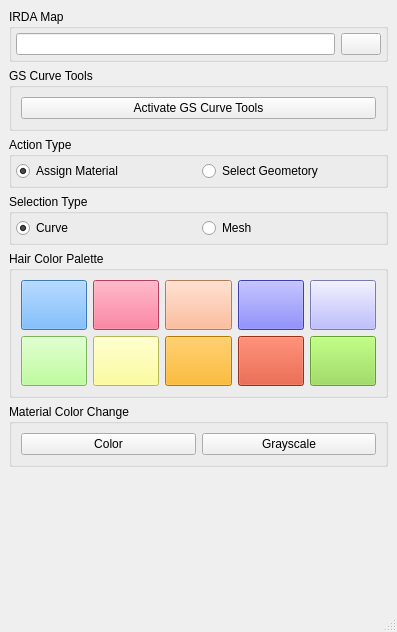
<?xml version="1.0" encoding="UTF-8"?>
<ui version="4.0">
 <class>MainWindow</class>
 <widget class="QMainWindow" name="MainWindow">
  <property name="geometry">
   <rect>
    <x>0</x>
    <y>0</y>
    <width>397</width>
    <height>632</height>
   </rect>
  </property>
  <property name="windowTitle">
   <string>MainWindow</string>
  </property>
  <widget class="QWidget" name="centralwidget">
   <layout class="QGridLayout" name="gridLayout_2">
    <item row="7" column="0">
     <spacer name="verticalSpacer">
      <property name="orientation">
       <enum>Qt::Vertical</enum>
      </property>
      <property name="sizeHint" stdset="0">
       <size>
        <width>20</width>
        <height>40</height>
       </size>
      </property>
     </spacer>
    </item>
    <item row="4" column="0">
     <widget class="QGroupBox" name="groupBox_5">
      <property name="title">
       <string>Hair Color Palette</string>
      </property>
      <layout class="QVBoxLayout" name="verticalLayout_2">
       <item>
        <layout class="QHBoxLayout" name="horizontalLayout_2">
         <item>
          <widget class="QPushButton" name="colorButtonA">
           <property name="minimumSize">
            <size>
             <width>50</width>
             <height>50</height>
            </size>
           </property>
           <property name="styleSheet">
            <string notr="true">background-color: rgb(85, 170, 255);</string>
           </property>
           <property name="text">
            <string/>
           </property>
          </widget>
         </item>
         <item>
          <widget class="QPushButton" name="colorButtonB">
           <property name="minimumSize">
            <size>
             <width>50</width>
             <height>50</height>
            </size>
           </property>
           <property name="styleSheet">
            <string notr="true">background-color: rgb(255, 85, 127);</string>
           </property>
           <property name="text">
            <string/>
           </property>
          </widget>
         </item>
         <item>
          <widget class="QPushButton" name="colorButtonC">
           <property name="minimumSize">
            <size>
             <width>50</width>
             <height>50</height>
            </size>
           </property>
           <property name="styleSheet">
            <string notr="true">background-color: rgb(255, 170, 127);</string>
           </property>
           <property name="text">
            <string/>
           </property>
          </widget>
         </item>
         <item>
          <widget class="QPushButton" name="colorButtonD">
           <property name="minimumSize">
            <size>
             <width>50</width>
             <height>50</height>
            </size>
           </property>
           <property name="styleSheet">
            <string notr="true">background-color: rgb(85, 85, 255);</string>
           </property>
           <property name="text">
            <string/>
           </property>
          </widget>
         </item>
         <item>
          <widget class="QPushButton" name="colorButtonE">
           <property name="minimumSize">
            <size>
             <width>50</width>
             <height>50</height>
            </size>
           </property>
           <property name="styleSheet">
            <string notr="true">background-color: rgb(170, 170, 255);</string>
           </property>
           <property name="text">
            <string/>
           </property>
          </widget>
         </item>
        </layout>
       </item>
       <item>
        <layout class="QHBoxLayout" name="horizontalLayout_3">
         <item>
          <widget class="QPushButton" name="colorButtonF">
           <property name="minimumSize">
            <size>
             <width>50</width>
             <height>50</height>
            </size>
           </property>
           <property name="styleSheet">
            <string notr="true">background-color: rgb(170, 255, 127);</string>
           </property>
           <property name="text">
            <string/>
           </property>
          </widget>
         </item>
         <item>
          <widget class="QPushButton" name="colorButtonG">
           <property name="minimumSize">
            <size>
             <width>50</width>
             <height>50</height>
            </size>
           </property>
           <property name="styleSheet">
            <string notr="true">background-color: rgb(255, 255, 127);</string>
           </property>
           <property name="text">
            <string/>
           </property>
          </widget>
         </item>
         <item>
          <widget class="QPushButton" name="colorButtonH">
           <property name="minimumSize">
            <size>
             <width>50</width>
             <height>50</height>
            </size>
           </property>
           <property name="styleSheet">
            <string notr="true">background-color: rgb(255, 170, 0);</string>
           </property>
           <property name="text">
            <string/>
           </property>
          </widget>
         </item>
         <item>
          <widget class="QPushButton" name="colorButtonI">
           <property name="minimumSize">
            <size>
             <width>50</width>
             <height>50</height>
            </size>
           </property>
           <property name="styleSheet">
            <string notr="true">background-color: rgb(214, 65, 35);</string>
           </property>
           <property name="text">
            <string/>
           </property>
          </widget>
         </item>
         <item>
          <widget class="QPushButton" name="colorButtonJ">
           <property name="minimumSize">
            <size>
             <width>50</width>
             <height>50</height>
            </size>
           </property>
           <property name="styleSheet">
            <string notr="true">background-color: rgb(144, 221, 72);</string>
           </property>
           <property name="text">
            <string/>
           </property>
          </widget>
         </item>
        </layout>
       </item>
      </layout>
     </widget>
    </item>
    <item row="5" column="0">
     <widget class="QGroupBox" name="groupBox_4">
      <property name="title">
       <string>Material Color Change</string>
      </property>
      <layout class="QHBoxLayout" name="horizontalLayout_6">
       <item>
        <widget class="QPushButton" name="colorChangePushButton">
         <property name="text">
          <string>Color</string>
         </property>
        </widget>
       </item>
       <item>
        <widget class="QPushButton" name="grayScalePushButton">
         <property name="text">
          <string>Grayscale</string>
         </property>
        </widget>
       </item>
      </layout>
     </widget>
    </item>
    <item row="6" column="0">
     <widget class="QWidget" name="widget" native="true">
      <layout class="QVBoxLayout" name="verticalLayout">
       <property name="spacing">
        <number>2</number>
       </property>
       <property name="leftMargin">
        <number>4</number>
       </property>
       <property name="topMargin">
        <number>4</number>
       </property>
       <property name="rightMargin">
        <number>4</number>
       </property>
       <property name="bottomMargin">
        <number>4</number>
       </property>
      </layout>
     </widget>
    </item>
    <item row="1" column="0">
     <widget class="QGroupBox" name="groupBox_6">
      <property name="title">
       <string>GS Curve Tools</string>
      </property>
      <layout class="QHBoxLayout" name="horizontalLayout_4">
       <item>
        <widget class="QPushButton" name="activateGSCureveToolsPushButton">
         <property name="text">
          <string>Activate GS Curve Tools</string>
         </property>
        </widget>
       </item>
      </layout>
     </widget>
    </item>
    <item row="0" column="0">
     <widget class="QGroupBox" name="groupBox">
      <property name="title">
       <string>IRDA Map</string>
      </property>
      <layout class="QHBoxLayout" name="horizontalLayout_5">
       <property name="leftMargin">
        <number>4</number>
       </property>
       <property name="topMargin">
        <number>4</number>
       </property>
       <property name="rightMargin">
        <number>4</number>
       </property>
       <property name="bottomMargin">
        <number>4</number>
       </property>
       <item>
        <widget class="QLineEdit" name="irdaTextureLineEdit"/>
       </item>
       <item>
        <widget class="QPushButton" name="irdaMapDialogPushButton">
         <property name="text">
          <string/>
         </property>
        </widget>
       </item>
      </layout>
     </widget>
    </item>
    <item row="2" column="0">
     <widget class="QGroupBox" name="groupBox_2">
      <property name="title">
       <string>Action Type</string>
      </property>
      <layout class="QHBoxLayout" name="horizontalLayout">
       <property name="leftMargin">
        <number>4</number>
       </property>
       <property name="topMargin">
        <number>4</number>
       </property>
       <property name="rightMargin">
        <number>4</number>
       </property>
       <property name="bottomMargin">
        <number>4</number>
       </property>
       <item>
        <widget class="QRadioButton" name="assignMaterialRadioButton">
         <property name="text">
          <string>Assign Material</string>
         </property>
         <property name="checked">
          <bool>true</bool>
         </property>
        </widget>
       </item>
       <item>
        <widget class="QRadioButton" name="selectGeometoryRadioButton">
         <property name="text">
          <string>Select Geometory</string>
         </property>
        </widget>
       </item>
      </layout>
     </widget>
    </item>
    <item row="3" column="0">
     <widget class="QGroupBox" name="groupBox_3">
      <property name="title">
       <string>Selection Type</string>
      </property>
      <layout class="QHBoxLayout" name="horizontalLayout_7">
       <property name="spacing">
        <number>7</number>
       </property>
       <property name="leftMargin">
        <number>4</number>
       </property>
       <property name="topMargin">
        <number>4</number>
       </property>
       <property name="rightMargin">
        <number>4</number>
       </property>
       <property name="bottomMargin">
        <number>4</number>
       </property>
       <item>
        <widget class="QRadioButton" name="curveRadioButton">
         <property name="text">
          <string>Curve</string>
         </property>
         <property name="checked">
          <bool>true</bool>
         </property>
        </widget>
       </item>
       <item>
        <widget class="QRadioButton" name="meshRadioButton">
         <property name="text">
          <string>Mesh</string>
         </property>
        </widget>
       </item>
      </layout>
     </widget>
    </item>
   </layout>
  </widget>
  <widget class="QMenuBar" name="menubar">
   <property name="geometry">
    <rect>
     <x>0</x>
     <y>0</y>
     <width>397</width>
     <height>26</height>
    </rect>
   </property>
  </widget>
  <widget class="QStatusBar" name="statusbar"/>
 </widget>
 <resources/>
 <connections/>
</ui>
